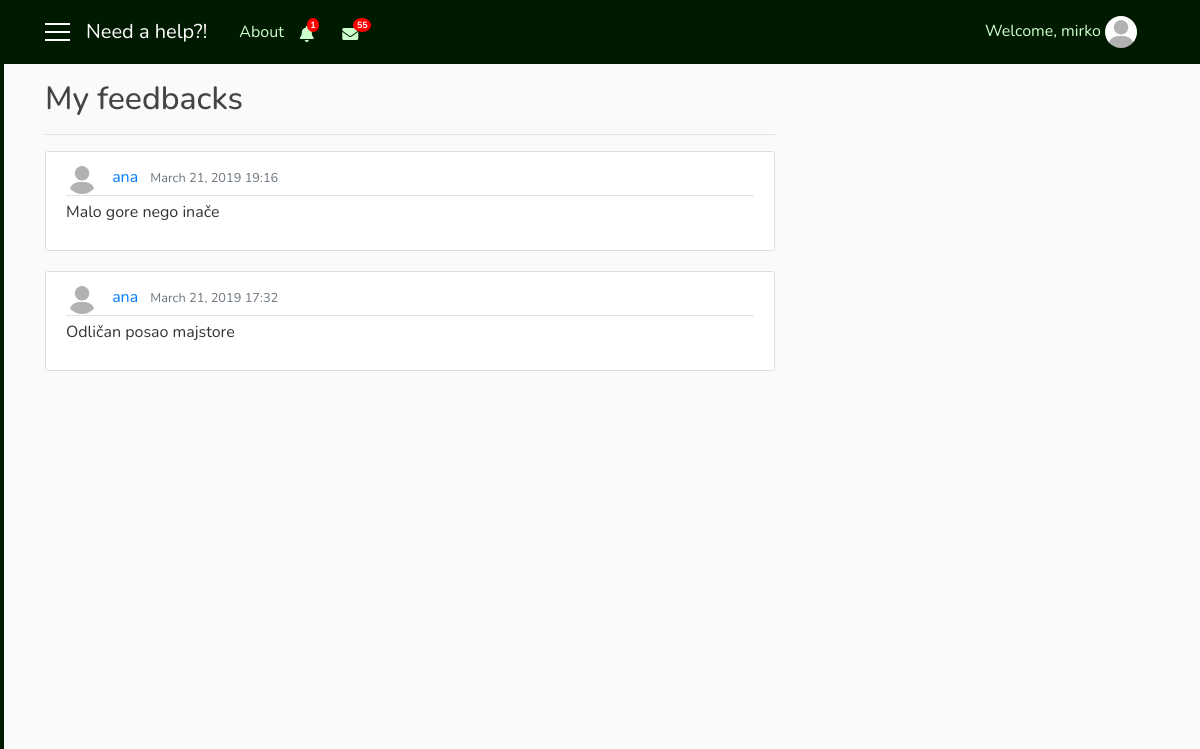
The app's page /repairman_feedbacks/2 (signed in) with its own data.
### user/models.py (models this page shows, shortened)
class RepairmanNotifications(models.Model):
    repairman = models.ForeignKey(User, on_delete=models.CASCADE)
    notification = models.CharField(max_length=1000)
    url_to_go = models.CharField(max_length=200, default='-')
    date = models.DateTimeField(auto_now_add=True)
    seen = models.BooleanField(default=False)
    remove = models.BooleanField(default=False)

class Rate(models.Model):
    repairman = models.ForeignKey(User, on_delete=models.CASCADE, related_name='repairman')
    user = models.ForeignKey(User, on_delete=models.CASCADE, related_name='user')
    rate = models.IntegerField()
    feedback = models.CharField(max_length=1000)
    date = models.DateTimeField(auto_now_add=True)

class Profile(models.Model):
    user = models.OneToOneField(User, on_delete=models.CASCADE)
    gender = models.CharField(max_length=10, choices=GENDER, default='male')
    address = models.CharField(max_length=30, default='-')
    birth_date = models.DateField(null=True)
    phone_number = models.CharField(max_length=100, default='-')
    costs = models.IntegerField(default=100)
    role = models.CharField(max_length=15, choices=ROLES, default='client')
    profession = models.CharField(max_length=250, choices=PROFESSION, default='Other')
    knowledges = models.TextField(max_length=1000, blank=True)
    rating = models.FloatField(default=0.0)
    rated = models.IntegerField(default=0)
    hired = models.IntegerField(default=0)
    num_hires = models.IntegerField(default=0)
    photo = models.ImageField(default='default_user.jpg', upload_to='profile_user')

### need_a_help_app/views.py (the view)
# urls.py: path('repairman_feedbacks/<int:pk>', views.RepairmanFeedbacksListView.as_view(), name='repairman_feedbacks'),
class RepairmanFeedbacksListView(LoginRequiredMixin, ListView):
    model = Rate
    template_name = 'need_a_help_app/repairman_feedbacks.html'
    context_object_name = 'feeds'
    paginate_by = 5
    def get_queryset(self):
        user = get_object_or_404(User, pk=self.kwargs.get('pk'))
        return Rate.objects.filter(repairman=user).order_by('-date')
    def get_context_data(self, **kwargs):
        context_data = super(RepairmanFeedbacksListView, self).get_context_data(**kwargs)
        users = User.objects.all()
        us = self.request.user
        not_r = RepairmanNotifications.objects.filter(repairman=us, remove=False).order_by('-date')
        not_rep = RepairmanNotifications.objects.filter(repairman=us, seen=False).count()
        context_data['us'] = users
        context_data['not_r'] = not_r
        context_data['not_rep'] = not_rep
        return context_data

### need_a_help_app/templates/need_a_help_app/repairman_feedbacks.html (shortened to what this page needs)
{% extends 'need_a_help_app/base.html' %}
{% block notify_repairman %}
    {% if not_r %}
        <i class="nav-item nav-link fas fa-bell mt-1 popOver" data-title="Notifications" data-content="
            <div class='container'>
                {% for n in not_r|slice:'5' %}
                    <div {% if not n.seen %}class='row not_seen'{% else %}class='row not_row' style='cursor: pointer;'{% endif %} onclick='location.href=&quot;{{ n.url_to_go }}?not={{ n.id }}&quot;;'>
                        {{ n.notification }}
                        <div class='col-sm-3 col-md-3 col-lg-3'>
                            <small class='text-secondary text-muted'>{{ n.date|date:'dM H:i' }}</small>
                        </div>
                    </div>
                    <hr width=100%>
                {% endfor %}
                <div class='row'>
                    <div class='col-sm-12 col-md-12 col-lg-12 pl-5'>
                        <a href='{% url 'notifications_repairman' user.id %}'>Show all notifications</a>
                    </div>
                </div>
            </div>" data-placement="bottom" data-html="true" data-toggle="popover" data-container="body" data-trigger="click"></i>
        {% if not_rep %}
            <span class="badge badge-notify-bell">{{ not_rep }}</span>
        {% endif %}
    {% else %}
        <i class="nav-item nav-link fas fa-bell mt-1 popOver" data-title="Notifications" data-content="
            <h6 class='text-secondary text-muted' align='center'>No results</h6>" data-placement="bottom" data-html="true" data-toggle="popover" data-container="body" data-trigger="hover"></i>
    {% endif %}
{% endblock %}
{% block mess_client %}
        <span class="badge badge-notify-mess">55</span>
{% endblock %}
{% block content %}
   <h2 class="pt-4">My feedbacks</h2>
   <hr width="100%">
   {% if feeds %}
    {% for f in feeds %}
      {% if f.repairman == user and f.feedback != '' %}
        <article class="media content-section" onclick="location.href=&quot;{% url 'done_repairman' user.id %}&quot;;" style="cursor: pointer;">
          <div class="media-body">
            <div class="article-metadata">
              <a href="{% url 'info' f.user.id %}">
                  <img class="rounded-circle navbar-img" src="{{ f.user.profile.photo.url }}">
              </a>
              <a class="mr-2" href="{% url 'info' f.user.id %} ">{{ f.user }}</a>
              <small class="text-muted">{{ f.date|date:'F d, Y H:i' }}</small>
            </div>
            <p class="article-content">{{ f.feedback }}</p>
          </div>
        </article>
      {% endif %}
    {% endfor %}
  {% else %}
    <h3 class="text-secondary text-muted" align="center">No results</h3>
  {% endif %}
   <div class="container" align="center">
        <div class="row">
            <div class="col-sm-12 col-md-12 col-lg-12 align-items-center justify-content" style="margin: auto">
            </div>
        </div>
   </div>
{% endblock %}

### need_a_help_app/templates/need_a_help_app/base.html (shortened to what this page needs)
{% load static %}
<!DOCTYPE html>
<html>
    <head>
        <link rel="stylesheet" href="https://maxcdn.bootstrapcdn.com/bootstrap/4.0.0/css/bootstrap.min.css">
        <link rel="stylesheet" href="https://use.fontawesome.com/releases/v5.7.2/css/all.css">
        <link rel="stylesheet" type="text/css" href="{% static 'need_a_help_app/style.css' %}">
    </head>
    <body>
      <div id="wrapper">
          {% if user.is_authenticated and user.profile.role == 'client' %}
            <div id="sidebar-wrapper">
                <ul class="sidebar-nav">
                    <div class="list-group pt-2 d-none d-sm-none d-md-block d-lg-block">
                      <a class="list-group-item sb" href="{% url 'main' %}"><i class="fa fa-home fa-fw" aria-hidden="true"></i>&nbsp; Home</a>
                      <a class="list-group-item sb" href="{% url 'inbox' user.id %}"><i class="fa fa-envelope fa-fw" aria-hidden="true"></i>&nbsp; Messages</a>
                      <a class="list-group-item sb" href="{% url 'notifications_client' user.id %}"><i class="fa fa-bell fa-fw" aria-hidden="true"></i>&nbsp; My notifications</a>
                      <a class="list-group-item sb" href="{% url 'profile' user.id %}"><i class="fa fa-cog fa-fw" aria-hidden="true"></i>&nbsp; Settings</a>
                      <a class="list-group-item sb" href="{% url 'favorites' %}"><i class="fa fa-star fa-fw" aria-hidden="true"></i>&nbsp; My favourites</a>
                    </div>
                    <div class="list-group pt-2 d-block d-sm-block d-md-none d-lg-none">
                      <a class="list-group-item sb" href="{% url 'main' %}"><i class="fa fa-home fa-fw" aria-hidden="true"></i></a>
                      <a class="list-group-item sb" href="{% url 'inbox' user.id %}"><i class="fa fa-envelope fa-fw" aria-hidden="true"></i></a>
                      <a class="list-group-item sb" href="{% url 'notifications_client' user.id %}"><i class="fa fa-bell fa-fw" aria-hidden="true"></i></a>
                      <a class="list-group-item sb" href="{% url 'profile' user.id %}"><i class="fa fa-cog fa-fw" aria-hidden="true"></i></a>
                      <a class="list-group-item sb" href="{% url 'favorites' %}"><i class="fa fa-star fa-fw" aria-hidden="true"></i></a>
                    </div>
                </ul>
            </div>
          {% elif user.is_authenticated and user.profile.role == 'repairman' %}
            <div id="sidebar-wrapper">
                <ul class="sidebar-nav">
                    <div class="list-group pt-2 d-none d-sm-none d-md-block d-lg-block">
                      <a class="list-group-item sb" href="{% url 'main' %}">&nbsp; Home</a>
                      <a class="list-group-item sb" href="{% url 'inbox' user.id %}">&nbsp; Messages</a>
                      <a class="list-group-item sb" href="{% url 'notifications_repairman' user.id %}">&nbsp; My notifications</a>
                      <a class="list-group-item sb" href="{% url 'profile' user.id %}">&nbsp; Settings</a>
                      <a class="list-group-item sb" href="{% url 'repairman_feedbacks' user.id %}">&nbsp; My feedbacks</a>
                      <a class="list-group-item sb" href="{% url 'repairman_apps' user.id %}">&nbsp; My applications</a>
                    </div>
                </ul>
            </div>
          {% endif %}
          <header class="site-header">
            <nav class="navbar navbar-expand-md navbar-dark bg-steel fixed-top">
              <div class="container">
                {% if user.is_authenticated %}
                  <a href='#' id='menu-toggle'><div class='menu-icon'></div>
                                  <div class='menu-icon'></div>
                                  <div class='menu-icon'></div></a>
                  <a class="navbar-brand mr-4 ml-3" href="{% url 'main' %}">Need a help?!</a>
                {% else %}
                  <a class="navbar-brand mr-4" href="#">Need a help?!</a>
                  <button class="navbar-toggler" type="button" data-toggle="collapse" data-target="#navbarToggle" aria-controls="navbarToggle" aria-expanded="false" aria-label="Toggle navigation">
                    <span class="navbar-toggler-icon"></span>
                  </button>
                {% endif %}
                <div class="collapse navbar-collapse" id="navbarToggle">
                  <div class="navbar-nav mr-auto">
                    <a class="nav-item nav-link" href="{% url 'home' %}">About</a>
                    {% if user.is_authenticated %}
                      <div  class="collapse navbar-collapse hidden-xs">
                        {% if user.profile.role == 'repairman' %}
                          {% block notify_repairman %}{% endblock %}
                        {% else %}
                          {% block notify_client %}{% endblock %}
                        {% endif %}
                        <i class="nav-item nav-link fas fa-envelope mt-1"></i>
                        {% block mess_client %}{% endblock %}
                      </div>
                    {% else %}
                      <div class="d-sm-block d-md-none">
                        <a class="nav-item nav-link" href="{% url 'login' %}">Login</a>
                        <a class="nav-item nav-link" href="{% url 'register' %}">Register</a>
                      </div>
                    {% endif %}
                  </div>
                </div>
                  <div class="navbar-nav">
                    {% if user.is_authenticated %}
                      <div class="collapse navbar-collapse hidden-xs">
                          <span class="nav-item nav-link">Welcome, {{ user.username }}
                            <img class="rounded-circle navbar-img popOver" data-title="Logged in as {{ user.profile.role }}" data-content="
                                <a class='list-group-item sb' href='{% url 'info' user.id %}'><i class='fa fa-user fa-fw' aria-hidden='true'></i>&nbsp; My profile</a>
                                <a class='list-group-item sb' href='{% url 'logout' %}'><i class='fas fa-power-off'></i>&nbsp Logout</a>" data-placement="bottom" data-html="true" data-toggle="popover" data-container="body" data-trigger="click" src="{{ user.profile.photo.url }}">
                          </span>
                      </div>
                    {% else %}
                      <div class="collapse navbar-collapse">
                        <a class="nav-item nav-link" href="{% url 'login' %}">Login</a>
                        <a class="nav-item nav-link" href="{% url 'register' %}">Register</a>
                      </div>
                    {% endif %}
                  </div>
              </div>
            </nav>
          </header>
          <div id="page-content-wrapper">
            <main role="main" class="container">
              <div class="row">
                <div class="col-sm-8 col-md-8 col-lg-8">
                  {% block content %}{% endblock %}
                </div>
              </div>
            </main>
          </div>
    </div>
    </body>
</html>

### need_a_help_app/static/need_a_help_app/style.css (style rules this page uses)
body { background: #fafafa; color: #333333; margin-top: 56px; font-family: Nunito; }
h1, h2, h3, h4, h5, h6 { color: #444444; }
ul { margin: 0; }
.bg-steel { background-color: #001a00; }
.site-header .navbar-nav .nav-link { color: #ccffcc; }
.content-section { background: #ffffff; padding: 10px 20px; border: 1px solid #dddddd; border-radius: 3px; margin-bottom: 20px; }
.article-content { white-space: pre-line; }
.article-metadata { padding-bottom: 1px; margin-bottom: 4px; border-bottom: 1px solid #e3e3e3 }
.navbar-img { height: 32px; width: 32px; margin-right: 10px; cursor: pointer; }
.menu-icon { width: 25px; height: 2px; background-color: white; margin: 6px 0; }
.sidebar-nav { padding-left: 0px; color: black; }
#sidebar-wrapper { z-index: 1; position: fixed; width: 0; height: 100%; overflow-y: hidden; background-color: #001a00; border: 2px solid #001a00; }
#page-content-wrapper { width: 100%; position: static; padding: 0; }
.sb { background-color: #001a00; color: #ccffcc; opacity: 0.9; }
.badge-notify-bell { background: red; position: relative; color: white; border-radius: 50%; top: -7px; left: -15px; font-size: xx-small; }
.badge-notify-mess { background: red; position: relative; color: white; border-radius: 50%; top: -7px; left: -13px; font-size: xx-small; }
.fa-bell { cursor: pointer; }
.fa-envelope { cursor: pointer; }

### records on screen
Rate: user.profile.photo (placeholder picture), user "ana", date "March 21, 2019 19:16", feedback "Malo gore nego inače"
Rate: user.profile.photo (placeholder picture), user "ana", date "March 21, 2019 17:32", feedback "Odličan posao majstore"

### other values on screen
{{ not_rep }} "1"
{{ user.username }} "mirko"
